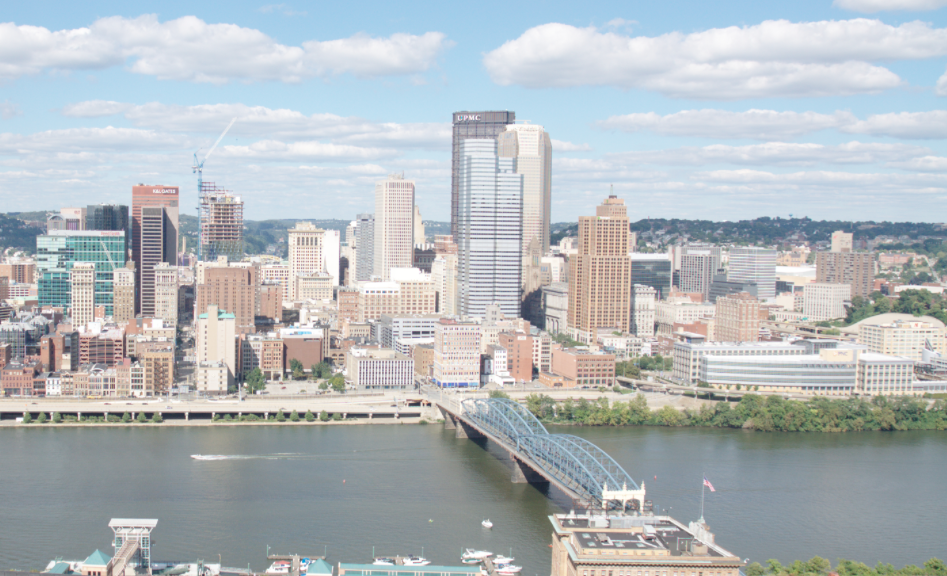
#> input picture HW2/data/incline_L.png, 947 x 576 px
$ python keypointDetect.py   (older library calls are emulated)
#> lines starting #> are read from the running program, lines starting #| are printed output that depends on the picture
import numpy as np
import cv2


def createGaussianPyramid(im, sigma0=1,
                          k=np.sqrt(2), levels=[-1, 0, 1, 2, 3, 4]):
    if len(im.shape) == 3:
        im = cv2.cvtColor(im, cv2.COLOR_BGR2GRAY)
    if im.max() > 10:
        im = np.float32(im)/255
    im_pyramid = []
    for i in levels:
        sigma_ = sigma0*k**i
        im_pyramid.append(cv2.GaussianBlur(im, (0, 0), sigma_))
    im_pyramid = np.stack(im_pyramid, axis=-1)
    return im_pyramid


# [8 lines left out: function displayPyramid, not called in this run]


def displayKeypoints(image, keypoints, zoom=1):
    image = cv2.cvtColor(image, cv2.COLOR_BGR2GRAY)
    image = cv2.cvtColor(image, cv2.COLOR_GRAY2BGR)
    for x, y, _ in keypoints:
        cv2.circle(image, (x, y), 1, [0, 255, 0])
    H, W, C = image.shape
    image = cv2.resize(image, (W * zoom, H * zoom))
    cv2.imshow("a", image)
    cv2.waitKey(0)


def createDoGPyramid(gaussian_pyramid, levels=[-1, 0, 1, 2, 3, 4]):
    '''
    Produces DoG Pyramid
    Inputs
    Gaussian Pyramid - A matrix of grayscale images of size
                        [imH, imW, len(levels)]
    levels      - the levels of the pyramid where the blur at each level is
                   outputs
    DoG Pyramid - size (imH, imW, len(levels) - 1) matrix of the DoG pyramid
                   created by differencing the Gaussian Pyramid input
    '''
    DoG_pyramid = []
    gaussian_pyramid_list = [
        blured_image.squeeze(2) for blured_image in np.split(gaussian_pyramid, gaussian_pyramid.shape[2], axis=2)
    ]
    for l in range(1, len(gaussian_pyramid_list)):
        DoG_pyramid.append(
            gaussian_pyramid_list[l] - gaussian_pyramid_list[l - 1]
        )
    DoG_pyramid = np.stack(DoG_pyramid, axis=-1)
    DoG_levels = levels[1:]
    return DoG_pyramid, DoG_levels


def computePrincipalCurvature(DoG_pyramid):
    '''
    Takes in DoGPyramid generated in createDoGPyramid and returns
    PrincipalCurvature,a matrix of the same size where each point contains the
    curvature ratio R for the corre-sponding point in the DoG pyramid

    INPUTS
        DoG Pyramid - size (imH, imW, len(levels) - 1) matrix of the DoG pyramid

    OUTPUTS
        principal_curvature - size (imH, imW, len(levels) - 1) matrix where each
                          point contains the curvature ratio R for the
                          corresponding point in the DoG pyramid
    '''
    principal_curvature = []
    DoG_layers = [
        layer.squeeze(2) for layer in np.split(DoG_pyramid, DoG_pyramid.shape[2], axis=2)
    ]
    for layer in DoG_layers:
        dx = cv2.Sobel(layer, ddepth=-1, dx=1, dy=0)
        dy = cv2.Sobel(layer, ddepth=-1, dx=0, dy=1)
        dxx = cv2.Sobel(dx, ddepth=-1, dx=1, dy=0)
        dxy = cv2.Sobel(dx, ddepth=-1, dx=0, dy=1)
        dyx = cv2.Sobel(dy, ddepth=-1, dx=1, dy=0)
        dyy = cv2.Sobel(dy, ddepth=-1, dx=0, dy=1)
        det = dxx * dyy - dxy * dyx
        det[det == 0.0] = 1e-6  # To solve the devide by zero problem
        trace = dxx + dyy
        R = trace ** 2 / det
        principal_curvature.append(R)
    principal_curvature = np.stack(principal_curvature, axis=-1)
    return principal_curvature


def getLocalExtrema(DoG_pyramid, DoG_levels, principal_curvature,
                    th_contrast=0.03, th_r=12):
    '''
    Returns local extrema points in both scale and space using the DoGPyramid

    INPUTS
        DoG_pyramid - size (imH, imW, len(levels) - 1) matrix of the DoG pyramid
        DoG_levels  - The levels of the pyramid where the blur at each level is
                      outputs
        principal_curvature - size (imH, imW, len(levels) - 1) matrix contains the
                      curvature ratio R
        th_contrast - remove any point that is a local extremum but does not have a
                      DoG response magnitude above this threshold
        th_r        - remove any edge-like points that have too large a principal
                      curvature ratio
     OUTPUTS
        locsDoG - N x 3 matrix where the DoG pyramid achieves a local extrema in both
               scale and space, and also satisfies the two thresholds.
    '''
    locsDoG = []
    DoG_layers = [
        layer.squeeze(2) for layer in np.split(DoG_pyramid, DoG_pyramid.shape[2], axis=2)
    ]
    principal_curvature_layers = [
        layer.squeeze(2) for layer in np.split(principal_curvature, principal_curvature.shape[2], axis=2)
    ]
    for l, DoG_layer in enumerate(DoG_layers):
        valid_sub_area = DoG_layer[1:-1, 1:-1]
        left_neighbor = DoG_layer[1:-1, 0:-2]
        right_neighbor = DoG_layer[1:-1, 2:]
        top_neighbor = DoG_layer[0:-2, 1:-1]
        bottom_neighbor = DoG_layer[2:, 1:-1]
        lefttop_neighbor = DoG_layer[0:-2, 0:-2]
        leftbottom_neighbor = DoG_layer[2:, 0:-2]
        righttop_neighbor = DoG_layer[0:-2, 2:]
        rightbottom_neighbor = DoG_layer[2:, 2:]
        neighbors = [
            left_neighbor, right_neighbor, top_neighbor, bottom_neighbor,
            lefttop_neighbor, leftbottom_neighbor, righttop_neighbor, rightbottom_neighbor
        ]
        if l > 0:
            neighbors.append(DoG_layers[l - 1][1:-1, 1:-1])
        if l < len(DoG_layers) - 1:
            neighbors.append(DoG_layers[l + 1][1:-1, 1:-1])
        neighbors = np.array(neighbors)
        local_maximum = valid_sub_area > np.max(neighbors, axis=0)
        local_minmum = valid_sub_area < np.min(neighbors, axis=0)
        DoG_response_magnitude = np.abs(valid_sub_area) > th_contrast
        not_edge_like = np.abs(
            principal_curvature_layers[l][1:-1, 1:-1]) <= th_r
        coordinates = np.where(((local_maximum | local_minmum)
                                & DoG_response_magnitude & not_edge_like) == True)
        y_list, x_list = coordinates[0] + 1, coordinates[1] + 1
        for x, y in zip(x_list, y_list):
            locsDoG.append((x, y, DoG_levels[l]))
    return locsDoG


def DoGdetector(im, sigma0=1, k=np.sqrt(2), levels=[-1, 0, 1, 2, 3, 4],
                th_contrast=0.03, th_r=12):
    '''
    Putting it all together

    Inputs          Description
    --------------------------------------------------------------------------
    im              Grayscale image with range [0,1].

    sigma0          Scale of the 0th image pyramid.

    k               Pyramid Factor.  Suggest sqrt(2).

    levels          Levels of pyramid to construct. Suggest -1:4.

    th_contrast     DoG contrast threshold.  Suggest 0.03.

    th_r            Principal Ratio threshold.  Suggest 12.

    Outputs         Description
    --------------------------------------------------------------------------

    locsDoG         N x 3 matrix where the DoG pyramid achieves a local extrema
                    in both scale and space, and satisfies the two thresholds.

    gauss_pyramid   A matrix of grayscale images of size (imH,imW,len(levels))
    '''
    ##########################
    # TO DO ....
    # compupte gauss_pyramid, gauss_pyramid here
    gauss_pyramid = createGaussianPyramid(im)
    DoG_pyr, DoG_levels = createDoGPyramid(gauss_pyramid, levels)
    pc_curvature = computePrincipalCurvature(DoG_pyr)
    locsDoG = getLocalExtrema(
        DoG_pyr, DoG_levels, pc_curvature, th_contrast, th_r)
    return locsDoG, gauss_pyramid


if __name__ == '__main__':
    #  test gaussian pyramid
    # levels = [-1, 0, 1, 2, 3, 4]
    # im = cv2.imread('../data/model_chickenbroth.jpg')
    # im_pyr = createGaussianPyramid(im)
    # # displayPyramid(im_pyr)

    # # test DoG pyramid
    # DoG_pyr, DoG_levels = createDoGPyramid(im_pyr, levels)
    # # displayPyramid(DoG_pyr)

    # # test compute principal curvature
    # pc_curvature = computePrincipalCurvature(DoG_pyr)

    # # test get local extrema
    # th_contrast = 0.03
    # th_r = 12
    # locsDoG = getLocalExtrema(
    #     DoG_pyr, DoG_levels, pc_curvature, th_contrast, th_r)#

    # test DoG detector
    im = cv2.imread('../data/incline_L.png')
#> im is the input picture: shape (576, 947, 3); mean B, G, R 188.8, 185.2, 178.7
    # im = cv2.imread('../data/chickenbroth_01.jpg')
    locsDoG, gaussian_pyramid = DoGdetector(im)
#> in createGaussianPyramid, `im = cv2.cvtColor(im, cv2.COLOR_BGR2GRAY)`:
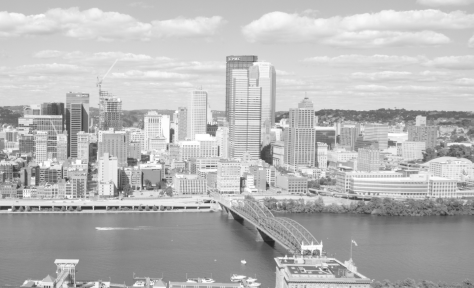
#> im: shape (576, 947) (shown at 1/2 size); min 34, max 255, mean 183.7
#> the loop in createGaussianPyramid, `for i in levels:` made 6 passes
#> sigma_ on passes 1 to 6: 0.707, 1, 1.41, 2, 2.83, 4
#> after the loop in createGaussianPyramid, `for i in levels:`: im_pyramid = 6 items
#> the loop in createDoGPyramid, `for l in range(1, len(gaussian_pyramid_list)):` made 5 passes
#> after the loop in createDoGPyramid, `for l in range(1, len(gaussian_pyramid_list)):`: DoG_pyramid = 5 items
#> in DoGdetector, `DoG_pyr, DoG_levels = createDoGPyramid(gauss_pyramid, levels)`: DoG_levels = [0, 1, 2, 3, 4]
#> in computePrincipalCurvature, `DoG_layers = [ layer.squeeze(2) for layer in np.split(DoG_pyramid, DoG..`: DoG_layers = 5 items
#> the loop in computePrincipalCurvature, `for layer in DoG_layers:` made 5 passes
#> pass 1, in computePrincipalCurvature, `dxx = cv2.Sobel(dx, ddepth=-1, dx=1, dy=0)`:
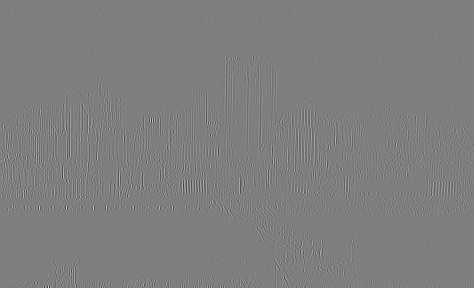
#> dxx: shape (576, 947) float32 (shown at 1/2 size); min -3.61, max 3.64, mean 5.51e-05; drawn with min black and max white
#> after the loop in computePrincipalCurvature, `for layer in DoG_layers:`:
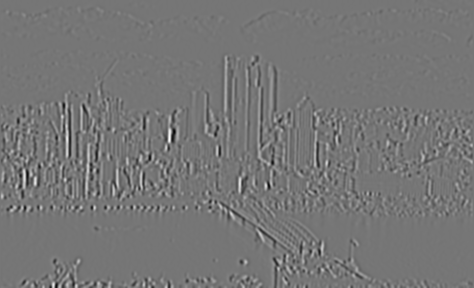
#> dx: shape (576, 947) float32 (shown at 1/2 size); min -0.214, max 0.248, mean 6.27e-06; drawn with min black and max white
#> after the loop in computePrincipalCurvature, `for layer in DoG_layers:`:
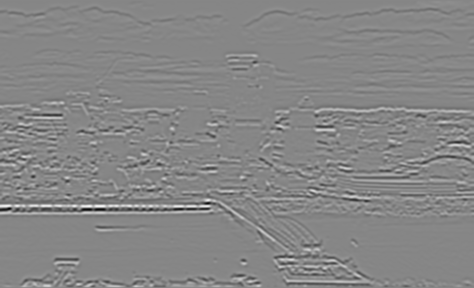
#> dy: shape (576, 947) float32 (shown at 1/2 size); min -0.318, max 0.286, mean 2.52e-05; drawn with min black and max white
#> the loop in getLocalExtrema, `for l, DoG_layer in enumerate(DoG_layers):` made 5 passes
#> coordinates on passes 1 to 5: 2997 positions, rows 115 to 573, columns 1 to 943, 1767 positions, rows 108 to 572, columns 2 to 943, 1087 positions, rows 112 to 572, columns 1 to 944, 671 positions, rows 126 to 572, columns 6 to 938, 462 positions, rows 114 to 571, columns 1 to 939
#> pass 1, in getLocalExtrema, `valid_sub_area = DoG_layer[1:-1, 1:-1]`:
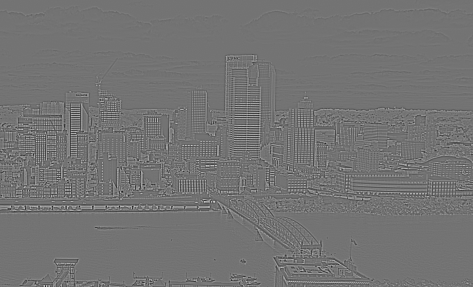
#> valid_sub_area: shape (574, 945) float32 (shown at 1/2 size); min -0.0768, max 0.0927, mean -1.44e-06; drawn with min black and max white
#> pass 1, in getLocalExtrema, `top_neighbor = DoG_layer[0:-2, 1:-1]`:
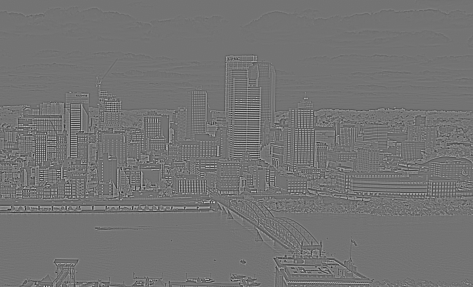
#> top_neighbor: shape (574, 945) float32 (shown at 1/2 size); min -0.0768, max 0.0927, mean -1.32e-06; drawn with min black and max white
#> after the loop in getLocalExtrema, `for l, DoG_layer in enumerate(DoG_layers):`: locsDoG = 6984 items, first 6: (458, 116, 0), (466, 116, 0), (460, 117, 0), (478, 117, 0), (473, 118, 0), (476, 118, 0)
    displayKeypoints(im, locsDoG)
#> the loop in displayKeypoints, `for x, y, _ in keypoints:` made 6984 passes
#> (x, y) on passes 1 to 3: (458, 116), (466, 116), (460, 117)
#> after the loop in displayKeypoints, `for x, y, _ in keypoints:`:
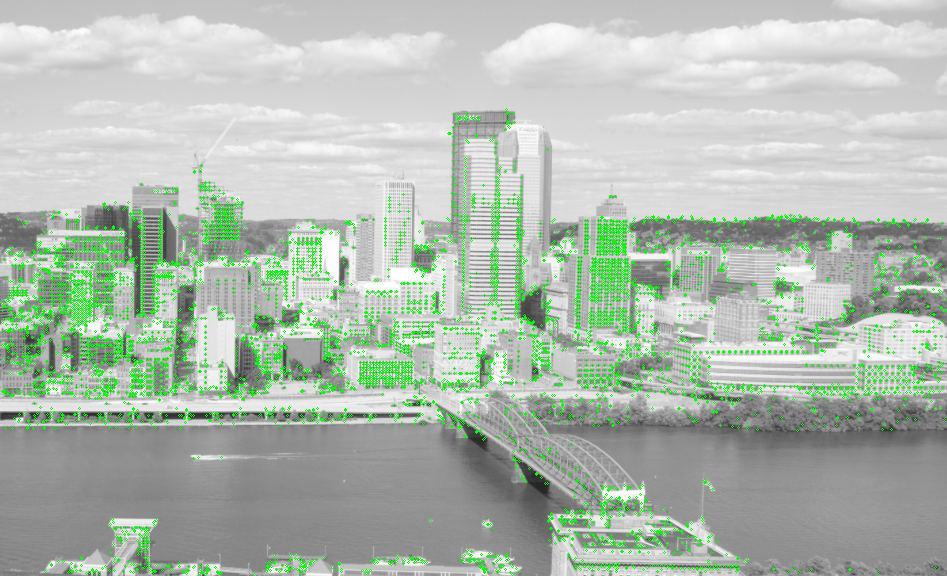
#> image: shape (576, 947, 3); mean B, G, R 175.4, 187.7, 175.4

$ run again, with HW2/data/incline_R.png copied over HW2/data/incline_L.png
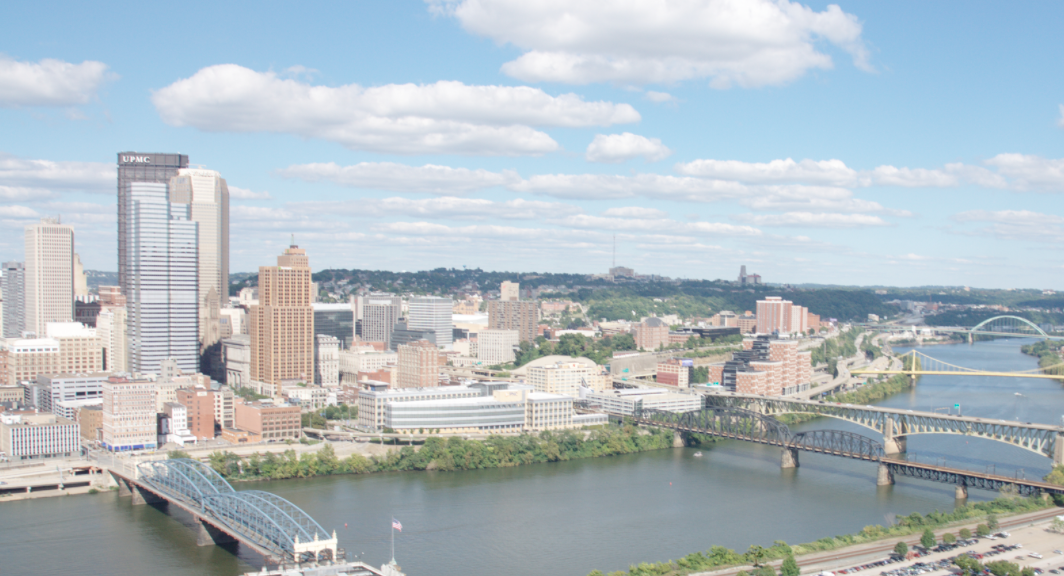
#> input picture HW2/data/incline_R.png, 1064 x 576 px
#> im is the input picture: shape (576, 1064, 3); mean B, G, R 195.1, 188.5, 177.3
#> the loop in createGaussianPyramid, `for i in levels:` made 6 passes
#> sigma_ on passes 1 to 6: 0.707, 1, 1.41, 2, 2.83, 4
#> after the loop in createGaussianPyramid, `for i in levels:`: im_pyramid = 6 items
#> the loop in createDoGPyramid, `for l in range(1, len(gaussian_pyramid_list)):` made 5 passes
#> after the loop in createDoGPyramid, `for l in range(1, len(gaussian_pyramid_list)):`: DoG_pyramid = 5 items
#> DoG_levels = [0, 1, 2, 3, 4]
#> in computePrincipalCurvature, `DoG_layers = [ layer.squeeze(2) for layer in np.split(DoG_pyramid, DoG..`: DoG_layers = 5 items
#> the loop in computePrincipalCurvature, `for layer in DoG_layers:` made 5 passes
#> after the loop in computePrincipalCurvature, `for layer in DoG_layers:`:
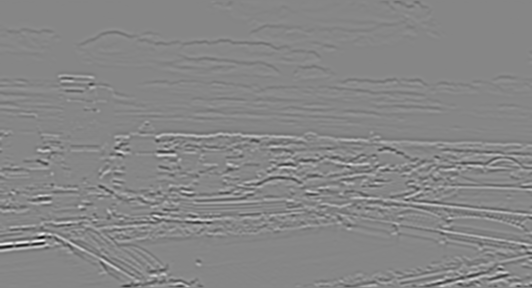
#> dy: shape (576, 1064) float32 (shown at 1/2 size); min -0.315, max 0.283, mean -6.17e-05; drawn with min black and max white
#> the loop in getLocalExtrema, `for l, DoG_layer in enumerate(DoG_layers):` made 5 passes
#> coordinates on passes 1 to 5: 1138 positions, rows 156 to 573, columns 2 to 1058, 1206 positions, rows 151 to 572, columns 1 to 1058, 872 positions, rows 153 to 571, columns 8 to 1057, 488 positions, rows 154 to 569, columns 8 to 1055, 380 positions, rows 157 to 571, columns 6 to 1057
#> after the loop in getLocalExtrema, `for l, DoG_layer in enumerate(DoG_layers):`: locsDoG = 4084 items, first 6: (124, 157, 0), (137, 157, 0), (141, 157, 0), (148, 157, 0), (126, 158, 0), (129, 158, 0)
#> the loop in displayKeypoints, `for x, y, _ in keypoints:` made 4084 passes
#> (x, y) on passes 1 to 3: (124, 157), (137, 157), (141, 157)
#> after the loop in displayKeypoints, `for x, y, _ in keypoints:`:
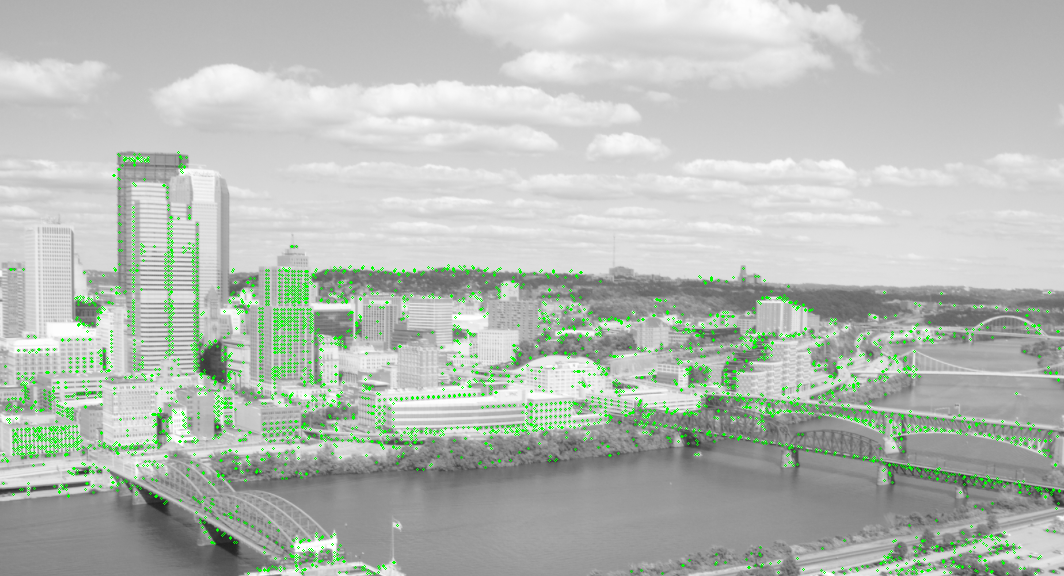
#> image: shape (576, 1064, 3); mean B, G, R 181.6, 188.1, 181.6
